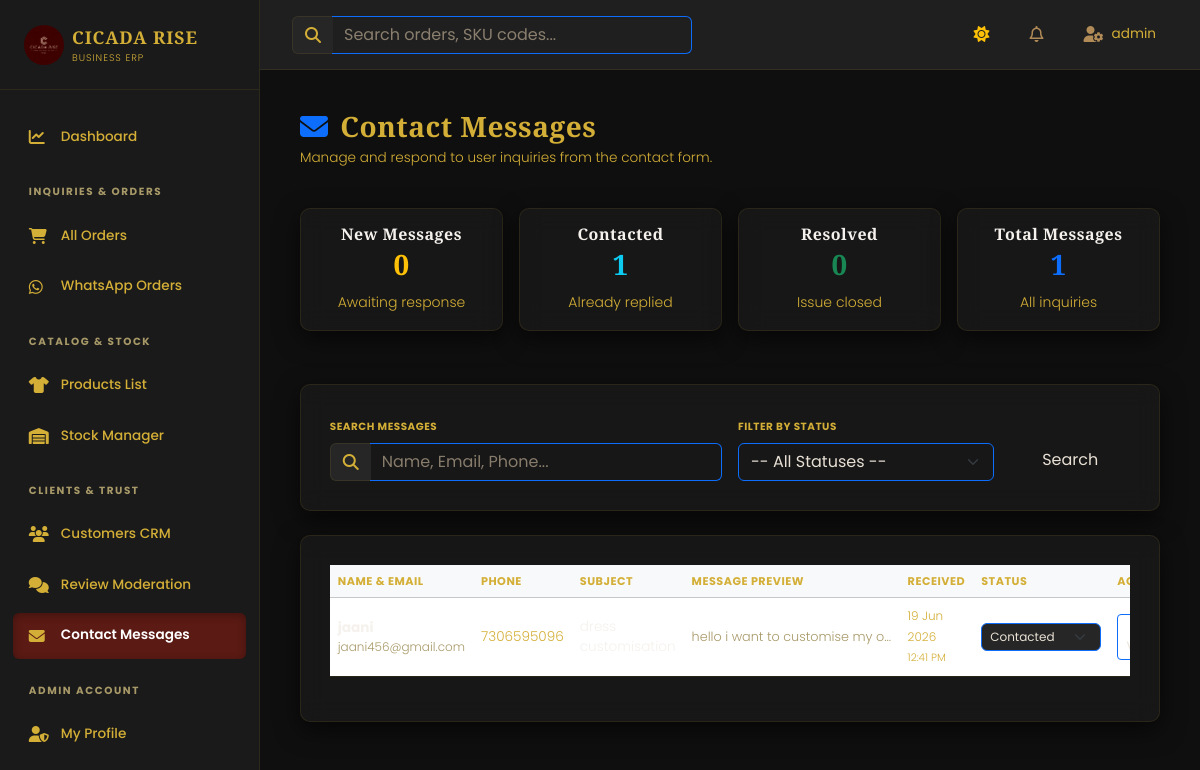
/dashboard/contacted-users/ (signed in), run on an earlier commit of the app's database.
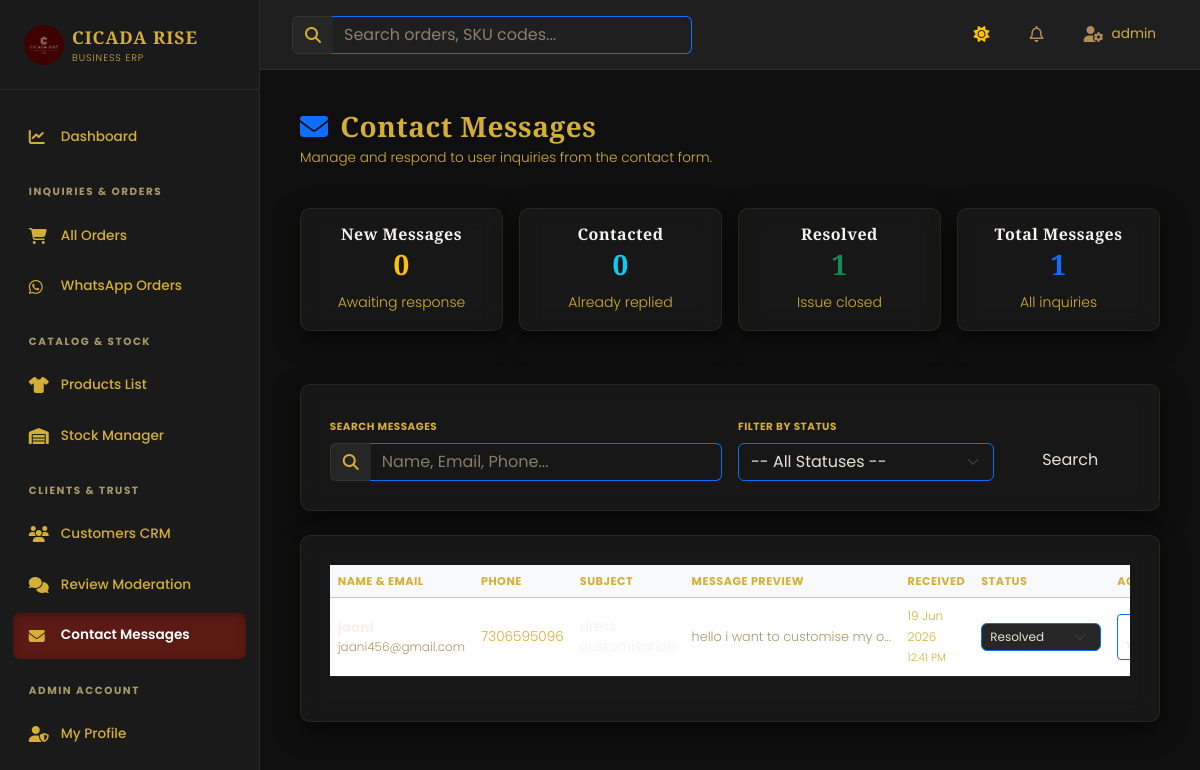
And on a later commit of the database.
### store/models.py (models this page shows, shortened)
class Contact(models.Model):
    STATUS_CHOICES = [
        ('New', 'New'),
        ('Contacted', 'Contacted'),
        ('Resolved', 'Resolved'),
        ('Spam', 'Spam'),
    ]
    name = models.CharField(max_length=200)
    email = models.EmailField()
    phone = models.CharField(max_length=20, blank=True)
    subject = models.CharField(max_length=200)
    message = models.TextField()
    status = models.CharField(max_length=20, choices=STATUS_CHOICES, default='New')
    created_at = models.DateTimeField(auto_now_add=True)
    updated_at = models.DateTimeField(auto_now=True)
    class Meta:
        ordering = ['-created_at']
        verbose_name_plural = "Contact Messages"

### store/views.py (the view)
# urls.py: path('dashboard/contacted-users/', views.dashboard_contacted_users, name='dashboard_contacted_users'),
@staff_required
def dashboard_contacted_users(request):
    status_filter = request.GET.get('status', '')
    search_query = request.GET.get('q', '')
    contacts = Contact.objects.all().order_by('-created_at')
    if status_filter:
        contacts = contacts.filter(status=status_filter)
    if search_query:
        contacts = contacts.filter(
            Q(name__icontains=search_query) |
            Q(email__icontains=search_query) |
            Q(phone__icontains=search_query)
        )
    contact_status_choices = Contact._meta.get_field('status').choices
    new_count = Contact.objects.filter(status='New').count()
    contacted_count = Contact.objects.filter(status='Contacted').count()
    resolved_count = Contact.objects.filter(status='Resolved').count()
    return render(request, 'store/dashboard/contacted_users.html', {
        'contacts': contacts,
        'status_filter': status_filter,
        'search_query': search_query,
        'contact_status_choices': contact_status_choices,
        'new_count': new_count,
        'contacted_count': contacted_count,
        'resolved_count': resolved_count,
    })

### store/context_processors.py (called while the page is built)
def cart_and_wishlist(request):
    if request.user.is_authenticated:
        cart, created = Cart.objects.get_or_create(user=request.user)
        cart_count = cart.items_count
        wishlist_count = Wishlist.objects.filter(user=request.user).count()
    else:
        cart_count = 0
        wishlist_count = 0
    return {
        'cart_count': cart_count,
        'wishlist_count': wishlist_count
    }

### store/models.py (called while the page is built)
    @property
    def items_count(self):
        return sum(item.quantity for item in self.items.all())

### store/views.py (called while the page is built)
def staff_required(view_func):
    @wraps(view_func)
    def _wrapped_view(request, *args, **kwargs):
        if not request.user.is_authenticated:
            return redirect('login')
        if not request.user.is_staff:
            messages.error(request, "Access Denied: Staff credentials required.")
            return redirect('home')
        return view_func(request, *args, **kwargs)
    return _wrapped_view

### store/templates/store/dashboard/contacted_users.html (shortened to what the changed rows need)
{% extends 'store/dashboard/base.html' %}
{% load static %}
{% block dashboard_content %}
<div class="row mb-4 align-items-center">
    <div class="col-sm-6">
        <h2 class="font-display h3 mb-1"><i class="fa-solid fa-envelope text-primary me-1"></i> Contact Messages</h2>
    </div>
</div>
<div class="row g-3 mb-4">
    <div class="col-md-3">
        <div class="glass-card p-3 text-center">
            <h2 class="font-display h3 text-warning">{{ new_count }}</h2>
        </div>
    </div>
    <div class="col-md-3">
        <div class="glass-card p-3 text-center">
            <h5 class="font-display h6 text-white mb-1">Contacted</h5>
            <h2 class="font-display h3 text-info">{{ contacted_count }}</h2>
            <small class="text-secondary">Already replied</small>
        </div>
    </div>
    <div class="col-md-3">
        <div class="glass-card p-3 text-center">
            <h5 class="font-display h6 text-white mb-1">Resolved</h5>
            <h2 class="font-display h3 text-success">{{ resolved_count }}</h2>
            <small class="text-secondary">Issue closed</small>
        </div>
    </div>
    <div class="col-md-3">
        <div class="glass-card p-3 text-center">
            <h2 class="font-display h3 text-primary">{{ contacts.count }}</h2>
        </div>
    </div>
</div>
<div class="glass-card">
    <div class="table-responsive">
        <table class="table align-middle table-hover" style="font-size:0.85rem;">
            <thead>
                <tr class="table-light">
                    <th>Name & Email</th>
                    <th>Phone</th>
                    <th>Subject</th>
                    <th>Message Preview</th>
                    <th>Received</th>
                    <th>Status</th>
                    <th class="text-end">Action</th>
                </tr>
            </thead>
            <tbody>
                {% for contact in contacts %}
                    <tr id="contact-row-{{ contact.id }}">
                        <td>
                            <div>
                                <span class="d-block fw-bold text-main">{{ contact.name }}</span>
                                <span class="text-muted d-block" style="font-size:0.75rem;">{{ contact.email }}</span>
                            </div>
                        </td>
                        <td>
                            <span class="text-secondary">{{ contact.phone|default:"N/A" }}</span>
                        </td>
                        <td>
                            <span class="text-main" style="font-size:0.85rem;">{{ contact.subject|truncatewords:5 }}</span>
                        </td>
                        <td>
                            <span class="text-muted" style="font-size:0.8rem; max-width:200px; display:block; overflow:hidden; text-overflow:ellipsis; white-space:nowrap;">
                                {{ contact.message|truncatewords:10 }}
                            </span>
                        </td>
                        <td>
                            <span class="text-secondary" style="font-size:0.75rem;">
                                {{ contact.created_at|date:"d M Y" }}<br>
                                <small>{{ contact.created_at|time:"h:i A" }}</small>
                            </span>
                        </td>
                        <td>
                            <form method="POST" action="{% url 'dashboard_update_contact_status' contact.id %}" style="display:inline;">
                                <select name="status" class="form-select form-select-sm d-inline-block border-primary" style="width: 120px; font-size:0.75rem;" onchange="this.form.submit()">
                                    {% for val, name in contact_status_choices %}
                                        <option value="{{ val }}" {% if contact.status == val %}selected{% endif %}>{{ name }}</option>
                                    {% endfor %}
                                </select>
                            </form>
                        </td>
                        <td class="text-end">
                            <a href="#" class="btn btn-sm btn-outline-primary py-1 px-2" data-bs-toggle="modal" data-bs-target="#contactModal{{ contact.id }}" style="font-size:0.75rem;">
                            </a>
                        </td>
                    </tr>
                {% endfor %}
            </tbody>
        </table>
    </div>
</div>
{% endblock %}

What changed in the data, as far as the page shows it:
changed Contact "jaani456@gmail.com": status "Contacted" → "Resolved"
Also different on the page:
{{ contacted_count }}: "1" → "0"
{{ resolved_count }}: "0" → "1"
